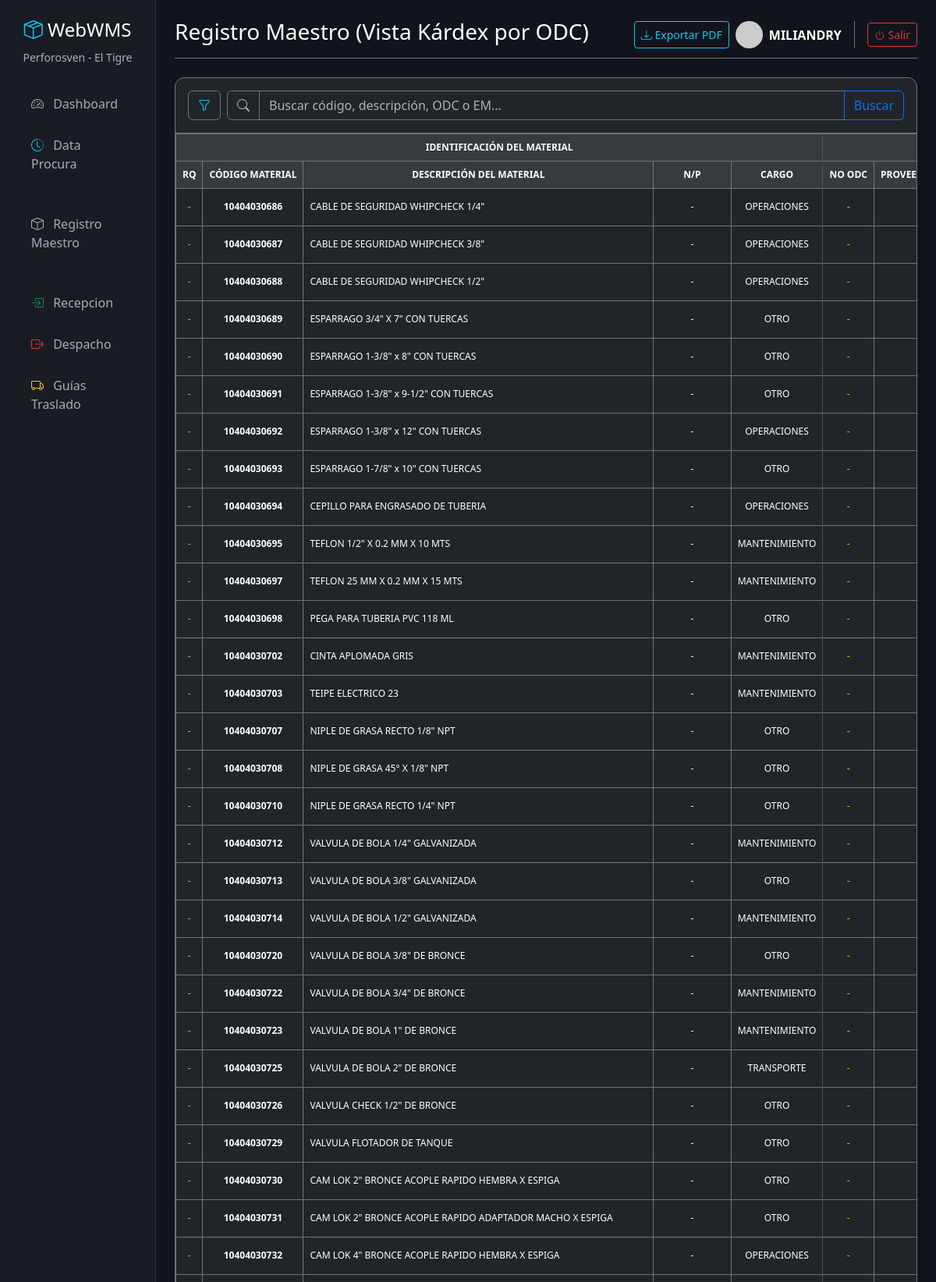
Page /maestro/?page=4 (signed in, upper part) on the committed database.
### inventario/models.py (models this page shows, shortened)
class Material(models.Model):
    TIPO_CHOICES = [
        ('MATERIAL', 'MATERIAL'),
        ('ACTIVOS', 'ACTIVOS'),
        ('DIRECTO AL GASTO', 'DIRECTO AL GASTO'),
        ]
    CARGO_CHOICES = [
        ('MANTENIMIENTO', 'Mantenimiento'),
        ('OPERACIONES', 'Operaciones'),
        ('TRANSPORTE', 'Transporte'),
        ('OTRO', 'Otro'),
    ]
    codigo = models.CharField(max_length=50, unique=True, verbose_name="Código Material")
    descripcion = models.CharField(max_length=255, verbose_name="Descripción del Material")
    tipo = models.CharField(max_length=20, choices=TIPO_CHOICES, default='MATERIAL', verbose_name="Tipo de Material")
    cargo = models.CharField(max_length=50, choices=CARGO_CHOICES, default='OPERACIONES', verbose_name="Cargo / Uso")
    nro_parte = models.CharField(max_length=100, blank=True, null=True, verbose_name="Número de Parte")
    unidad_medida = models.CharField(max_length=20, verbose_name="U.M.")
    ubicacion = models.CharField(max_length=100, blank=True, null=True, verbose_name="Ubicación")
    stock_actual = models.DecimalField(max_digits=10, decimal_places=2, default=0, verbose_name="Stock Actual")
    @property
    def lote_fifo(self):
        for lote in self.detallerecepcion_set.order_by('fecha_recepcion', 'id'):
            if lote.cantidad_disponible > Decimal('0.00'):
                return lote
        return None
    @property
    def ultima_recepcion(self):
        return self.detallerecepcion_set.order_by('-fecha_recepcion', '-id').first()
    @property
    def lote_actual(self):
        return self.lote_fifo or self.ultima_recepcion
    class Meta:
        verbose_name = "Material"
        verbose_name_plural = "1. Registro Maestro"

### inventario/views.py (the view, shortened to what this page needs)
# urls.py: path('maestro/', views.lista_materiales, name='lista_materiales'),
@login_required(login_url='login')
def lista_materiales(request):
    query = request.GET.get('buscar', '').strip()
    buscar_codigo = request.GET.get('buscar_codigo', '').strip()
    buscar_descripcion = request.GET.get('buscar_descripcion', '').strip()
    buscar_odc = request.GET.get('buscar_odc', '').strip()
    buscar_em = request.GET.get('buscar_em', '').strip()
    materiales_qs = Material.objects.all()
    if buscar_codigo:
        materiales_qs = materiales_qs.filter(codigo__icontains=buscar_codigo)
    if buscar_descripcion:
        materiales_qs = materiales_qs.filter(descripcion__icontains=buscar_descripcion)
    if buscar_odc:
        materiales_qs = materiales_qs.filter(detallerecepcion__nro_odc__icontains=buscar_odc)
    if buscar_em:
        materiales_qs = materiales_qs.filter(detallerecepcion__nro_control_entrada__icontains=buscar_em)
    materiales_qs = materiales_qs.order_by('codigo').prefetch_related('detallerecepcion_set').distinct()
    paginator = Paginator(materiales_qs, 50)
    page_number = request.GET.get('page')
    materiales_paginados = paginator.get_page(page_number)
    query_params = request.GET.copy()
    if 'page' in query_params:
        del query_params['page']
    querystring = query_params.urlencode()
    query_prefix = f"{querystring}&" if querystring else ''
    contexto = {
        'materiales': materiales_paginados,
        'query': query,
        'buscar_codigo': buscar_codigo,
        'buscar_descripcion': buscar_descripcion,
        'buscar_odc': buscar_odc,
        'buscar_em': buscar_em,
        'querystring': querystring,
        'query_prefix': query_prefix
    }
    return render(request, 'inventario/lista_materiales.html', contexto)

### inventario/templates/inventario/lista_materiales.html (shortened to what this page needs)
{% extends 'inventario/base.html' %}
{% block header %}Registro Maestro (Vista Kárdex por ODC){% endblock %}
{% block content %}
<div class="card shadow-sm bg-dark border-secondary">
    <div class="card-header bg-transparent border-secondary py-3 d-flex justify-content-between align-items-center">
        <form method="GET" class="d-flex w-100 align-items-center gap-2">
            <button class="btn btn-outline-secondary border-secondary text-info" type="button" data-bs-toggle="collapse" data-bs-target="#filtroColumnas" aria-expanded="false" aria-controls="filtroColumnas" title="Abrir filtros por columna">
                <i class="bi bi-funnel"></i>
            </button>
            <div class="input-group flex-grow-1">
                <span class="input-group-text bg-dark border-secondary text-muted"><i class="bi bi-search"></i></span>
                <input type="text" name="buscar" value="{{ query }}" class="form-control bg-dark text-white border-secondary" placeholder="Buscar código, descripción, ODC o EM...">
                <button class="btn btn-outline-primary" type="submit">Buscar</button>
            </div>
        </form>
    </div>
    <div class="card-body p-0">
        <div class="table-responsive" style="max-height: 65vh; overflow-y: auto; overflow-x: auto; white-space: nowrap;">
            <table class="table table-dark table-hover table-bordered border-secondary mb-0" style="font-size: 12px;">
                <thead class="table-active text-info text-center sticky-top" style="z-index: 2;">
                    <tr>
                        <th colspan="5" class="bg-primary bg-opacity-25 text-light border-end">IDENTIFICACIÓN DEL MATERIAL</th>
                        <th colspan="5" class="bg-danger bg-opacity-25 text-light border-end">ORDEN DE COMPRA</th>
                    </tr>
                    <tr class="text-muted">
                        <th>RQ</th>
                        <th>CÓDIGO MATERIAL</th>
                        <th>DESCRIPCIÓN DEL MATERIAL</th>
                        <th>N/P</th>
                        <th class="border-end">CARGO</th>
                        <th>NO ODC</th>
                        <th>PROVEEDOR</th>
                    </tr>
                </thead>
                <tbody>
                    {% for material in materiales %}
                    {% with lote=material.lote_actual %}
                    <tr class="align-middle text-center">
                        <td class="text-muted">-</td>
                        <td class="text-white fw-bold">{{ material.codigo }}</td>
                        <td class="text-start">{{ material.descripcion }}</td>
                        <td>{{ material.nro_parte|default_if_none:"-" }}</td>
                        <td class="border-end">{{ material.cargo }}</td>
                        <td class="text-warning">{{ lote.nro_odc|default:"-" }}</td>
                        <td class="text-start">{{ lote.proveedor|truncatechars:20|default_if_none:"-" }}</td>
                    </tr>
                    {% endwith %}
                    {% empty %}
                    <tr>
                        <td colspan="29" class="text-center py-5 text-muted">No se encontraron materiales.</td>
                    </tr>
                    {% endfor %}
                </tbody>
            </table>
        </div>
    </div>
</div>
{% endblock %}

### inventario/templates/inventario/base.html (shortened to what this page needs)
<!DOCTYPE html>
<html lang="es" data-bs-theme="dark">
<head>
    <link href="https://cdn.jsdelivr.net/npm/bootstrap@5.3.2/dist/css/bootstrap.min.css" rel="stylesheet">
    <link rel="stylesheet" href="https://cdn.jsdelivr.net/npm/bootstrap-icons@1.11.1/font/bootstrap-icons.css">
</head>
<body>
<div class="container-fluid">
    <div class="row">
        <nav class="col-md-3 col-lg-2 d-md-block sidebar py-4">
            <div class="text-center mb-4">
                <h4 class="text-white"><i class="bi bi-box-seam text-info"></i> WebWMS</h4>
                <small class="text-muted">Perforosven - El Tigre</small>
            </div>
            <ul class="nav flex-column px-2">
                <li class="nav-item">
                    <a class="nav-link" href="{% url 'dashboard' %}"><i class="bi bi-speedometer2 me-2"></i> Dashboard</a>
                </li>
                <li class="nav-item">
                    <a class="nav-link" href="{% url 'data_procura' %}">
                        <i class="bi bi-clock-history text-info me-2"></i> Data Procura
                    </a>
                </li>
                <li class="nav-item mt-4">
                    <a class="nav-link" href="{% url 'lista_materiales' %}"><i class="bi bi-box me-2"></i> Registro Maestro</a>
                </li>
                <li class="nav-item mt-4">
                    <a class="nav-link" href="{% url 'lista_entradas' %}">
                        <i class="bi bi-box-arrow-in-right text-success me-2"></i> Recepcion
                    </a>
                </li>
                <li class="nav-item">
                    <a class="nav-link" href="{% url 'lista_salidas' %}">
                        <i class="bi bi-box-arrow-right text-danger me-2"></i> Despacho
                    </a>
                </li>
                <li class="nav-item">
                    <a class="nav-link" href="{% url 'lista_guias' %}">
                        <i class="bi bi-truck text-warning me-2"></i> Guías Traslado
                    </a>
                </li>
            </ul>
        </nav>
        <main class="col-md-9 ms-sm-auto col-lg-10 px-md-4 py-4">
            <div class="d-flex justify-content-between flex-wrap flex-md-nowrap align-items-center pb-2 mb-4 border-bottom border-secondary">
                <h1 class="h3 text-white">{% block header %}Dashboard Analítico{% endblock %}</h1>
                <div class="btn-toolbar mb-2 mb-md-0">
                    <button type="button" class="btn btn-sm btn-outline-info me-2">
                        <i class="bi bi-download"></i> Exportar PDF
                    </button>
                    <div class="btn-toolbar mb-2 mb-md-0 align-items-center">
                    <div class="d-flex align-items-center border-end border-secondary pe-3 me-3">
                        <img src="https://ui-avatars.com/api/?name={{ user.username }}&background=0D8ABC&color=fff" class="rounded-circle me-2" width="35">
                        <span class="text-white fw-bold text-uppercase">{{ user.username }}</span>
                    </div>
                    <form action="{% url 'logout' %}" method="post" class="m-0">
                        <button type="submit" class="btn btn-sm btn-outline-danger">
                            <i class="bi bi-power"></i> Salir
                        </button>
                    </form>
                </div>
                </div>
            </div>
            {% block content %}
            {% endblock %}
        </main>
    </div>
</div>
</body>
</html>

### inventario/templates/inventario/base.html (style rules this page uses)
body { background-color: #12141d; color: #a0aec0; }
.sidebar { height: 100vh; background-color: #1a1c23; border-right: 1px solid #2d3748; }
.nav-link { color: #a0aec0; padding: 12px 20px; border-radius: 8px; margin-bottom: 5px; }
.card { background-color: #1a1c23; border: 1px solid #2d3748; border-radius: 12px; }
.table-dark { background-color: #1a1c23; }

### rows in the picture
Material: codigo "10404030686", descripcion "CABLE DE SEGURIDAD WHIPCHECK 1/4\"", nro_parte "-", cargo "OPERACIONES", lote_actual.nro_odc "-"
Material: codigo "10404030687", descripcion "CABLE DE SEGURIDAD WHIPCHECK 3/8\"", nro_parte "-", cargo "OPERACIONES", lote_actual.nro_odc "-"
Material: codigo "10404030688", descripcion "CABLE DE SEGURIDAD WHIPCHECK 1/2\"", nro_parte "-", cargo "OPERACIONES", lote_actual.nro_odc "-"
Material: codigo "10404030689", descripcion "ESPARRAGO 3/4\" X 7\" CON TUERCAS", nro_parte "-", cargo "OTRO", lote_actual.nro_odc "-"
Material: codigo "10404030690", descripcion "ESPARRAGO 1-3/8\" x 8\" CON TUERCAS", nro_parte "-", cargo "OTRO", lote_actual.nro_odc "-"
Material: codigo "10404030691", descripcion "ESPARRAGO 1-3/8\" x 9-1/2\" CON TUERCAS", nro_parte "-", cargo "OTRO", lote_actual.nro_odc "-"
Material: codigo "10404030692", descripcion "ESPARRAGO 1-3/8\" x 12\" CON TUERCAS", nro_parte "-", cargo "OPERACIONES", lote_actual.nro_odc "-"
Material: codigo "10404030693", descripcion "ESPARRAGO 1-7/8\" x 10\" CON TUERCAS", nro_parte "-", cargo "OTRO", lote_actual.nro_odc "-"
Material: codigo "10404030694", descripcion "CEPILLO PARA ENGRASADO DE TUBERIA", nro_parte "-", cargo "OPERACIONES", lote_actual.nro_odc "-"
Material: codigo "10404030695", descripcion "TEFLON 1/2\" X 0.2 MM X 10 MTS", nro_parte "-", cargo "MANTENIMIENTO", lote_actual.nro_odc "-"
Material: codigo "10404030697", descripcion "TEFLON 25 MM X 0.2 MM X 15 MTS", nro_parte "-", cargo "MANTENIMIENTO", lote_actual.nro_odc "-"
Material: codigo "10404030698", descripcion "PEGA PARA TUBERIA PVC 118 ML", nro_parte "-", cargo "OTRO", lote_actual.nro_odc "-"
Material: codigo "10404030702", descripcion "CINTA APLOMADA GRIS", nro_parte "-", cargo "MANTENIMIENTO", lote_actual.nro_odc "-"
Material: codigo "10404030703", descripcion "TEIPE ELECTRICO 23", nro_parte "-", cargo "MANTENIMIENTO", lote_actual.nro_odc "-"
Material: codigo "10404030707", descripcion "NIPLE DE GRASA RECTO 1/8\" NPT", nro_parte "-", cargo "OTRO", lote_actual.nro_odc "-"
Material: codigo "10404030708", descripcion "NIPLE DE GRASA 45° X 1/8\" NPT", nro_parte "-", cargo "OTRO", lote_actual.nro_odc "-"
Material: codigo "10404030710", descripcion "NIPLE DE GRASA RECTO 1/4\" NPT", nro_parte "-", cargo "OTRO", lote_actual.nro_odc "-"
Material: codigo "10404030712", descripcion "VALVULA DE BOLA 1/4\" GALVANIZADA", nro_parte "-", cargo "MANTENIMIENTO", lote_actual.nro_odc "-"
Material: codigo "10404030713", descripcion "VALVULA DE BOLA 3/8\" GALVANIZADA", nro_parte "-", cargo "OTRO", lote_actual.nro_odc "-"
Material: codigo "10404030714", descripcion "VALVULA DE BOLA 1/2\" GALVANIZADA", nro_parte "-", cargo "MANTENIMIENTO", lote_actual.nro_odc "-"
Material: codigo "10404030720", descripcion "VALVULA DE BOLA 3/8\" DE BRONCE", nro_parte "-", cargo "OTRO", lote_actual.nro_odc "-"
Material: codigo "10404030722", descripcion "VALVULA DE BOLA 3/4\" DE BRONCE", nro_parte "-", cargo "MANTENIMIENTO", lote_actual.nro_odc "-"
Material: codigo "10404030723", descripcion "VALVULA DE BOLA 1\" DE BRONCE", nro_parte "-", cargo "MANTENIMIENTO", lote_actual.nro_odc "-"
Material: codigo "10404030725", descripcion "VALVULA DE BOLA 2\" DE BRONCE", nro_parte "-", cargo "TRANSPORTE", lote_actual.nro_odc "-"
Material: codigo "10404030726", descripcion "VALVULA CHECK 1/2\" DE BRONCE", nro_parte "-", cargo "OTRO", lote_actual.nro_odc "-"
Material: codigo "10404030729", descripcion "VALVULA FLOTADOR DE TANQUE", nro_parte "-", cargo "OTRO", lote_actual.nro_odc "-"
Material: codigo "10404030730", descripcion "CAM LOK 2\" BRONCE ACOPLE RAPIDO HEMBRA X ESPIGA", nro_parte "-", cargo "OTRO", lote_actual.nro_odc "-"
Material: codigo "10404030731", descripcion "CAM LOK 2\" BRONCE ACOPLE RAPIDO ADAPTADOR MACHO X ESPIGA", nro_parte "-", cargo "OTRO", lote_actual.nro_odc "-"
Material: codigo "10404030732", descripcion "CAM LOK 4\" BRONCE ACOPLE RAPIDO HEMBRA X ESPIGA", nro_parte "-", cargo "OPERACIONES", lote_actual.nro_odc "-"

### other values in the picture
{{ user.username }} "MILIANDRY"
